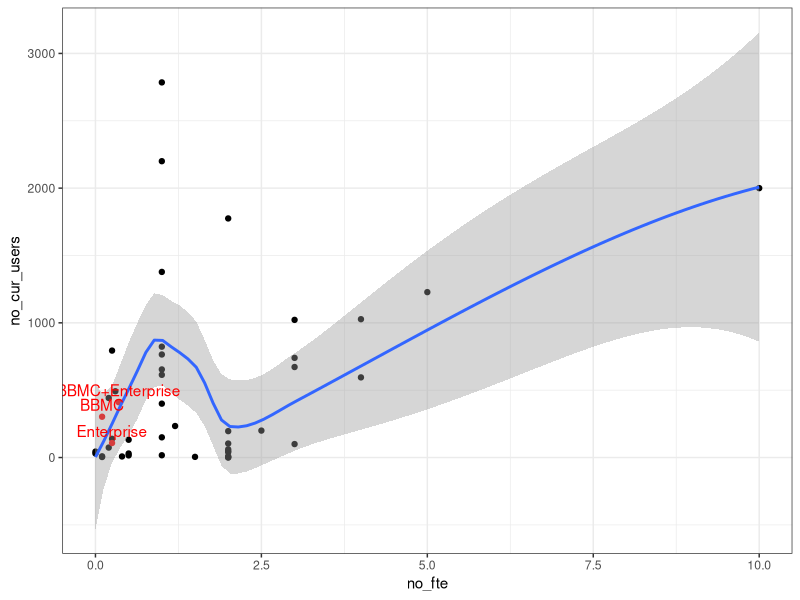
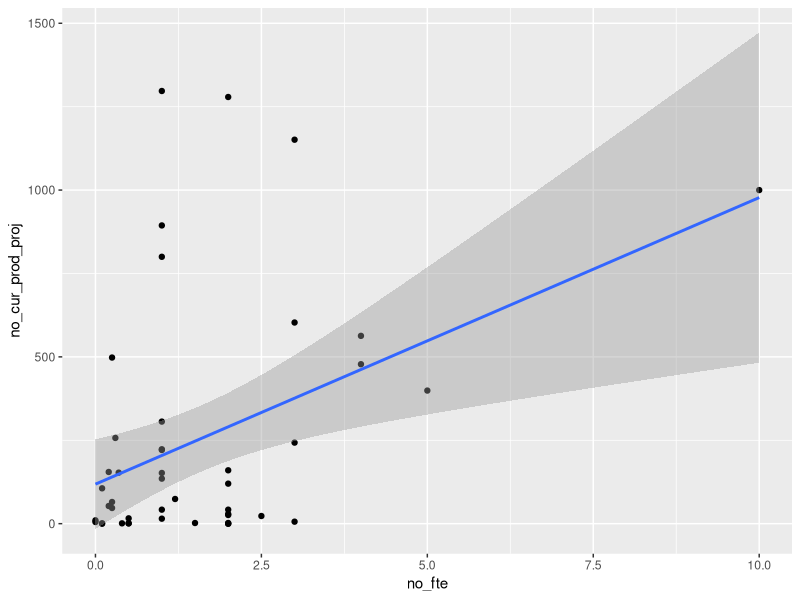
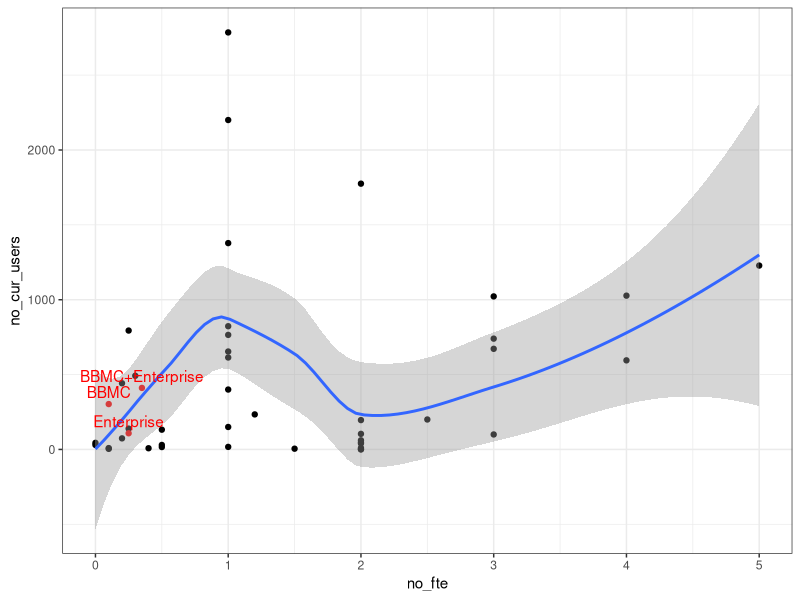
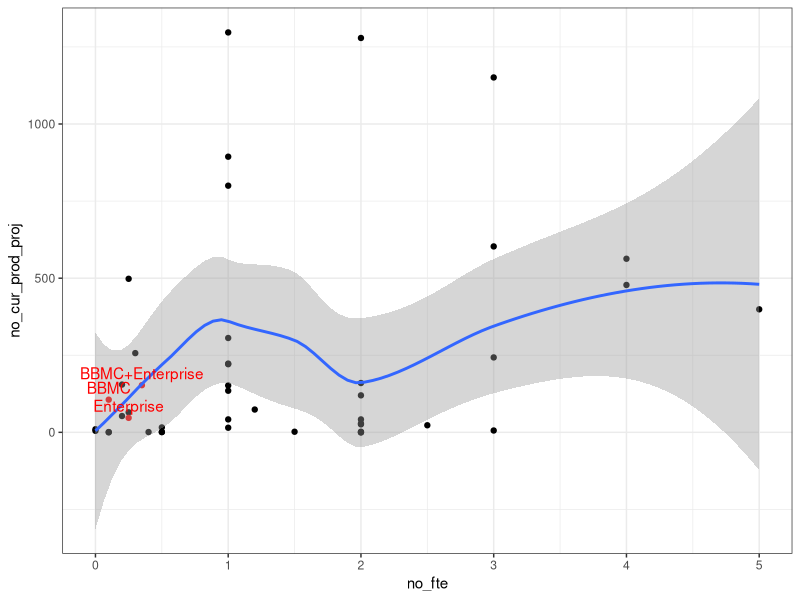
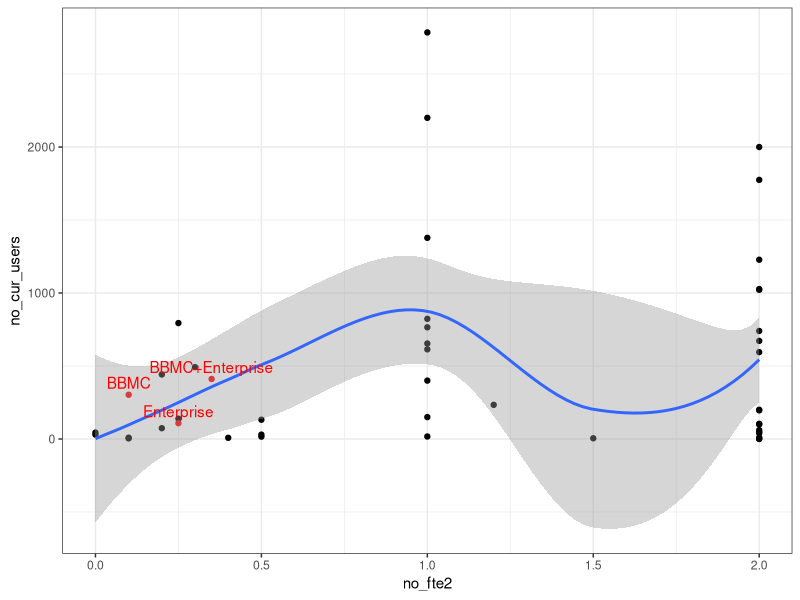
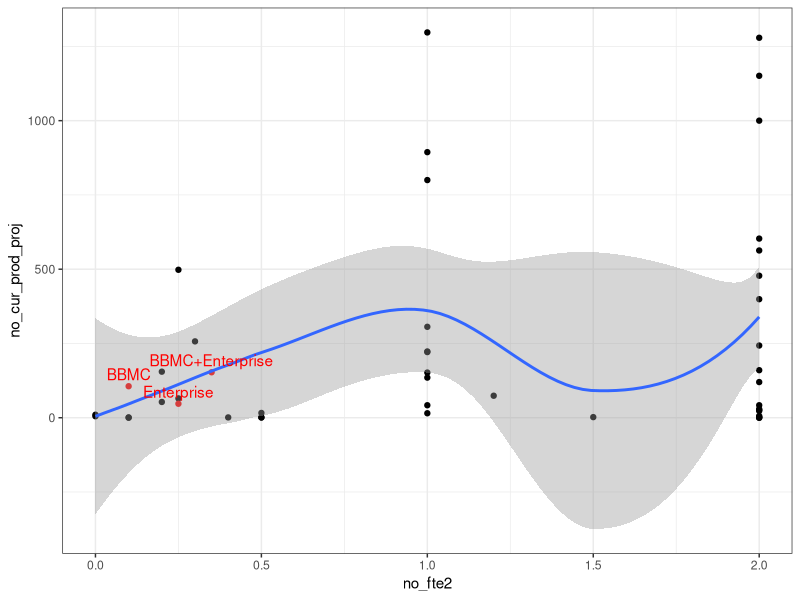
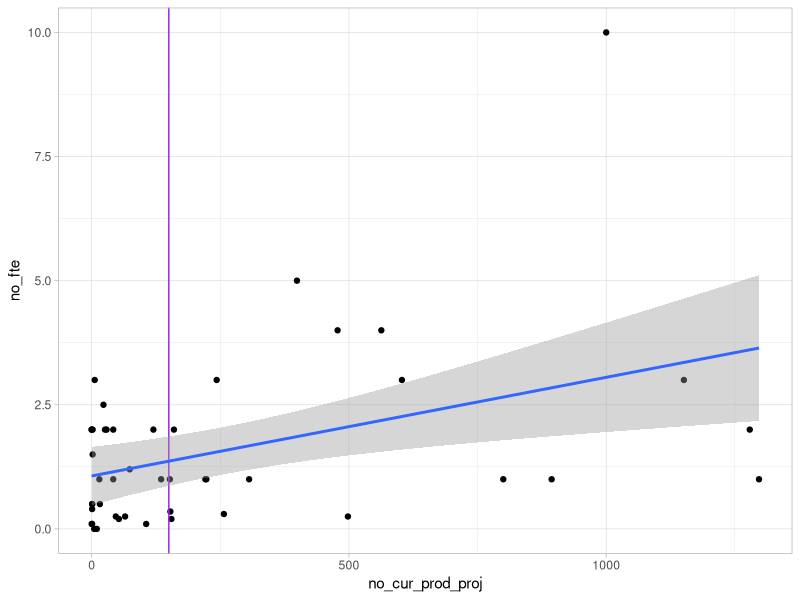
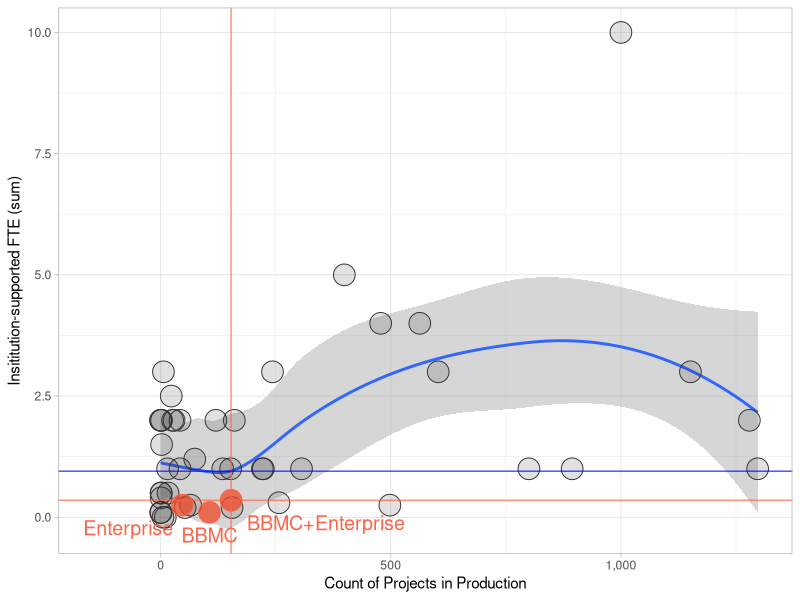

Write R code to recreate these figures, in order.
#inpsect relationship between RC use and supported FTE
library(ggplot2)

fteData <- read.csv("./agendas/fteData.csv")
hipaaData <- read.csv("./agendas/breach_report.csv")
table(hipaaData$Covered.Entity.Type)
table(hipaaData$Location.of.Breached.Information)
grep("research",hipaaData$Location.of.Breached.Information,ignore.case = TRUE,value = TRUE)

ouData <- data.frame(list(c("Thomas","Pravina","TnP"),rep("OUHSC",3),c(.1,.25,.35),c(303,108,411),c(106,47,153)))
colnames(ouData) <- colnames(fteData)

fteData <- rbind(fteData,ouData)
fteData$no_fte2 <- ifelse(fteData$no_fte <= 2,fteData$no_fte,2)


fteData$OUdat <- (fteData$institution %in% "OUHSC")
fteData$Instance <- ""
fteData$Instance[fteData$institution %in% "OUHSC" & fteData$name %in% "Thomas"] <- "BBMC"
fteData$Instance[fteData$institution %in% "OUHSC" & fteData$name %in% "Pravina"] <- "Enterprise"
fteData$Instance[fteData$institution %in% "OUHSC" & fteData$name %in% "TnP"] <- "BBMC+Enterprise"

ouData$Instance[ouData$institution %in% "OUHSC" & ouData$name %in% "Thomas"] <- "BBMC"
ouData$Instance[ouData$institution %in% "OUHSC" & ouData$name %in% "Pravina"] <- "Enterprise"
ouData$Instance[ouData$institution %in% "OUHSC" & ouData$name %in% "TnP"] <- "BBMC+Enterprise"

ggplot(fteData, aes(x=no_fte,y=no_cur_users)) + geom_point(aes(col=factor(OUdat)),show.legend = FALSE) + stat_smooth(method = "loess") + geom_text(aes(label=Instance,color=factor(OUdat)),hjust=.5,vjust=-.5,show.legend = FALSE) + theme_bw() + scale_color_manual(values=c("black","red"))
ggplot(fteData, aes(x=no_fte,y=no_cur_prod_proj)) + geom_point() + stat_smooth(method = "lm")

ggplot(fteData[!fteData$no_fte %in% 10,], aes(x=no_fte,y=no_cur_users,label=Instance)) + geom_point(aes(col=factor(OUdat)),show.legend = FALSE) + stat_smooth(method = "loess") + geom_text(aes(label=Instance,color=factor(OUdat)),hjust=.5,vjust=-.5,show.legend = FALSE) + theme_bw() + scale_color_manual(values=c("black","red"))
ggplot(fteData[!fteData$no_fte %in% 10,], aes(x=no_fte,y=no_cur_prod_proj)) + geom_point(aes(col=factor(OUdat)),show.legend = FALSE) + stat_smooth(method = "loess") + geom_text(aes(label=Instance,color=factor(OUdat)),hjust=.5,vjust=-.5,show.legend = FALSE) + theme_bw() + scale_color_manual(values=c("black","red"))

ggplot(fteData, aes(x=no_fte2,y=no_cur_users,label=Instance)) + geom_point(aes(col=factor(OUdat)),show.legend = FALSE) + stat_smooth(method = "loess") + geom_text(aes(label=Instance,color=factor(OUdat)),hjust=.5,vjust=-.5,show.legend = FALSE) + theme_bw() + scale_color_manual(values=c("black","red"))
ggplot(fteData, aes(x=no_fte2,y=no_cur_prod_proj)) + geom_point(aes(col=factor(OUdat)),show.legend = FALSE) + stat_smooth(method = "loess") + geom_text(aes(label=Instance,color=factor(OUdat)),hjust=.5,vjust=-.5,show.legend = FALSE) + theme_bw() + scale_color_manual(values=c("black","red"))

ggplot(fteData, aes(x=no_cur_prod_proj, y=no_fte)) + 
  geom_point() + 
  geom_vline(xintercept=150, color="purple") +
  stat_smooth(method = "lm") +
  theme_light()
  

g <- ggplot(fteData, aes(x=no_cur_prod_proj, y=no_fte)) + 
  geom_smooth(method = "loess") + 
  geom_point(aes(color=factor(OUdat), fill=factor(OUdat)),show.legend = FALSE, shape=21, size=7) + 
  geom_hline(yintercept=.35, color="tomato"          , alpha=.7) +
  geom_text(data=ouData, mapping=aes(label=Instance), color="tomato",hjust=c(.5, 1.1, -.1), size=5, vjust=2, check_overlap=F, show.legend = FALSE) + 
  scale_x_continuous(labels=scales::comma) + 
  scale_color_manual(values=c("gray20","tomato")) + 
  scale_fill_manual(values=c("#22222222","#EE4422BB")) +
  theme_light() +
  labs(x="Count of Projects in Production", y="Insititution-supported FTE (sum)")

g + geom_vline(xintercept=153, color="tomato", alpha=.7) +
  geom_hline(yintercept=.95, color="blue", alpha=.7) +
  coord_cartesian(xlim=c(-150, 1300))

ggsave("project-count.png", width=7, height=5, units="in")

g + aes(x=no_cur_users) +
  geom_hline(yintercept=.87, color="blue", alpha=.7) +
  geom_vline(xintercept=411, color="tomato", alpha=.7) + 
  coord_cartesian(xlim=c(-250, 2800)) + 
  labs(x="Count of Users")

ggsave("user-count.png", width=7, height=5, units="in")
